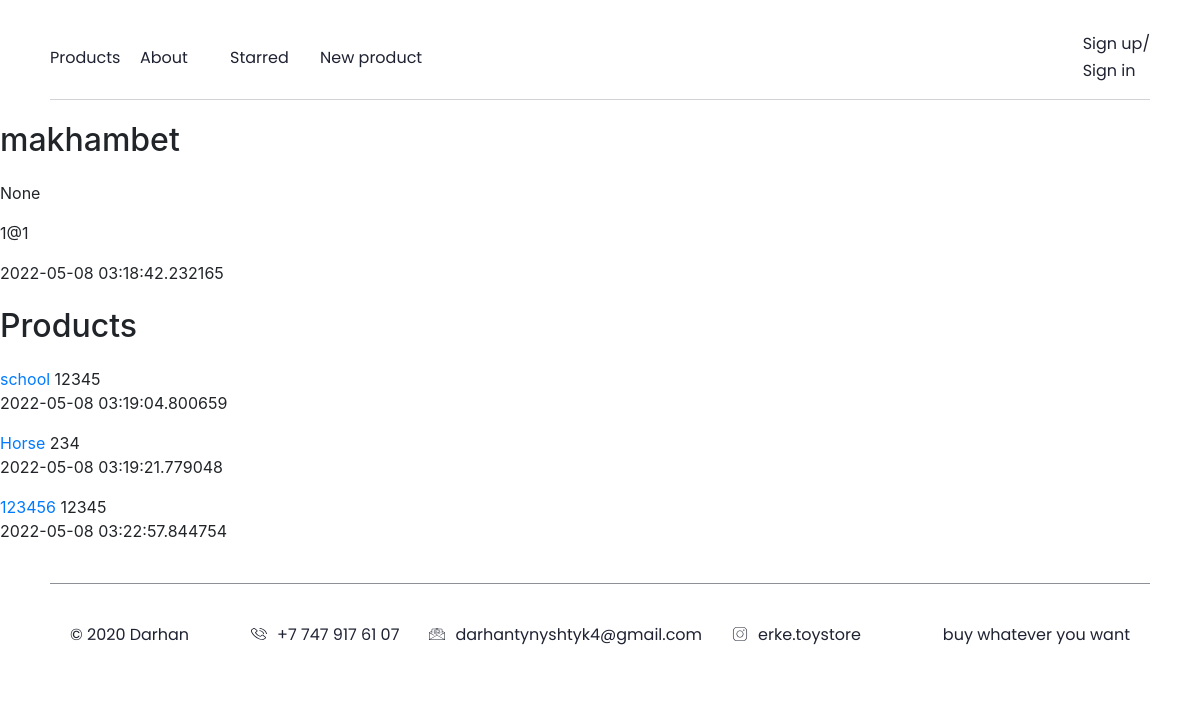
Page /user/1 on the committed database.
### data/users.py (models this page shows, shortened)
class User(SqlAlchemyBase, UserMixin, SerializerMixin):
    __tablename__ = 'users'
    id = sqlalchemy.Column(sqlalchemy.Integer,
                           primary_key=True, autoincrement=True)
    name = sqlalchemy.Column(sqlalchemy.String, nullable=True)
    about = sqlalchemy.Column(sqlalchemy.String, nullable=True)
    email = sqlalchemy.Column(sqlalchemy.String,
                              index=True, unique=True, nullable=True)
    hashed_password = sqlalchemy.Column(sqlalchemy.String, nullable=True)
    avatar_name = sqlalchemy.Column(sqlalchemy.String, default=None)
    created_date = sqlalchemy.Column(sqlalchemy.DateTime,
                                     default=datetime.datetime.now)
    starred = sqlalchemy.Column(sqlalchemy.String, default='')
    products = orm.relation("Product", back_populates='user')

### data/products.py (models this page shows)
class Product(SqlAlchemyBase, UserMixin, SerializerMixin):
    __tablename__ = 'products'
    id = sqlalchemy.Column(sqlalchemy.Integer,
                           primary_key=True, autoincrement=True)
    name = sqlalchemy.Column(sqlalchemy.String, nullable=True)
    about = sqlalchemy.Column(sqlalchemy.String, nullable=True)
    user_id = sqlalchemy.Column(sqlalchemy.Integer, sqlalchemy.ForeignKey('users.id'))
    price = sqlalchemy.Column(sqlalchemy.Integer)
    avatar_name = sqlalchemy.Column(sqlalchemy.String, default=None)
    date = sqlalchemy.Column(sqlalchemy.DateTime, default=datetime.datetime.now)
    likes = sqlalchemy.Column(sqlalchemy.Integer, default=0)
    is_private = sqlalchemy.Column(sqlalchemy.Boolean, default=False)
    starred = sqlalchemy.Column(sqlalchemy.String, default='')
    user = orm.relation("User")
    categories = orm.relation("Category",
                              secondary="association",
                              backref="products")

### main.py (the view)
@app.route('/user/<int:user_id>')  # Вывод профиля пользователя
def get_user(user_id):
    session = db_session.create_session()
    user = session.query(User).get(user_id)
    params = {
        'current_user': current_user,
        'user': user
    }
    if current_user != user:
        user_products = session.query(Product).filter(Product.is_private == False, Product.user == user)
        params['products'] = user_products
    else:
        user_products = user.products
        params['products'] = user_products
    return render_template('user.html', **params)

### data/db_session.py (called while the page is built)
def create_session() -> Session:
    global __factory
    return __factory()

### templates/user.html
{% extends "base.html" %}
{% block content %}
<h1>{{ user.name }}</h1>
<p>{{ user.about }}</p>
<p>{{ user.email }}</p>
<p>{{ user.created_date }}</p>
<h1>Products</h1>
{% for i in products %}
<a href="/product/{{ i.id }}">{{ i.name }}</a>
<a>{{ i.price }}</a>
<p>{{ i.date }}</p>
{% endfor %}
{% endblock %}

### static/blocks/main-page/main-page.css (style rules this page uses)
html { -webkit-tap-highlight-color: rgba(0,0,0,0); -webkit-tap-highlight-color: transparent; -webkit-touch-callout: text; -webkit-user-select: text; -khtml-user-select: text; -moz-user-select: text; -ms-user-select: text; user-select: text; }
a { text-decoration: none; }

### static/blocks/base/base.css (style rules this page uses)
html { -webkit-tap-highlight-color: rgba(0, 0, 0, 0); -webkit-tap-highlight-color: transparent; -webkit-touch-callout: text; -webkit-user-select: text; -khtml-user-select: text; -moz-user-select: text; -ms-user-select: text; user-select: text; }
a { text-decoration: none; }

### rows in the picture
User: name "makhambet", about "None", email "1@1", created_date "2022-05-08 03:18:42.232165"
Product: name "school", price "12345", date "2022-05-08 03:19:04.800659"
Product: name "Horse", price "234", date "2022-05-08 03:19:21.779048"
Product: name "123456", price "12345", date "2022-05-08 03:22:57.844754"
